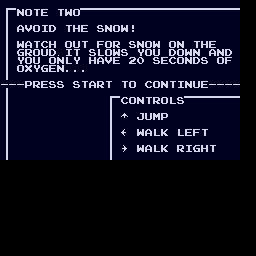

This game map was drawn from its Tiled (.tmx) file and the tilesets committed beside it. A one-line description and the full map source follow:
An orthogonal 32x32 tile map with 8x8 px tiles, 1 tile layer (Tile Layer 1), 2 tilesets.

<map version="1.10" tiledversion="1.11.2" orientation="orthogonal" renderorder="right-down" width="32" height="32" tilewidth="8" tileheight="8" infinite="0" nextlayerid="2" nextobjectid="1">
 <editorsettings>
  <export target="gameInstructions3.c" format="gba" />
 </editorsettings>
 <tileset firstgid="1" source="dialogueFont.tsx" />
 <tileset firstgid="1025" source="foreground.tsx" />
 <layer id="1" name="Tile Layer 1" width="32" height="32">
  <data encoding="csv">
258,258,258,258,258,258,258,258,258,258,258,258,258,258,258,258,258,258,258,258,258,258,258,258,258,258,258,258,258,258,0,0,
293,232,129,130,135,101,258,135,138,130,232,232,232,232,231,231,231,231,231,231,231,231,231,231,231,231,231,231,231,231,0,0,
293,258,258,258,258,258,258,258,258,258,258,258,258,258,258,258,258,258,258,258,258,258,258,258,258,258,258,258,258,258,0,0,
293,258,97,137,130,105,100,226,135,104,101,226,134,129,130,138,168,226,226,226,258,226,226,226,226,226,226,226,258,258,0,0,
293,258,225,226,225,225,225,225,225,225,225,225,225,225,225,225,225,225,258,226,226,226,226,226,226,226,258,258,258,258,0,0,
293,258,138,97,135,99,104,226,130,136,135,226,102,130,133,226,134,129,130,138,226,130,129,258,135,104,101,258,258,258,0,0,
293,258,103,133,130,136,100,162,105,135,290,134,108,130,138,134,226,140,130,136,290,100,130,138,129,290,97,129,100,258,0,0,
293,226,140,130,136,290,130,129,108,140,227,104,97,137,101,230,67,65,230,134,101,99,130,129,100,134,226,130,102,226,0,0,
293,290,130,139,140,103,101,129,166,166,166,290,290,290,225,225,225,290,290,290,290,290,290,290,290,290,290,290,290,258,0,0,
293,290,290,290,290,290,290,290,290,290,290,290,290,290,290,290,290,290,290,290,290,290,290,290,290,290,290,290,290,258,0,0,
39,39,39,131,133,101,134,134,225,134,135,97,133,135,225,135,130,225,99,130,129,135,105,129,136,101,39,39,39,39,0,0,
293,290,290,290,290,290,290,290,290,290,290,290,290,290,290,290,290,290,290,290,290,290,290,290,290,290,290,290,290,273,0,0,
293,290,290,290,290,290,290,290,290,290,290,290,290,293,232,99,130,129,135,133,130,108,134,232,232,232,232,232,232,232,0,0,
293,290,290,290,290,290,290,290,290,290,290,290,290,293,290,290,290,290,290,290,290,290,290,290,290,290,290,290,290,273,0,0,
293,290,290,290,290,290,290,290,290,290,290,290,290,293,290,5,258,106,136,109,131,258,258,258,258,258,258,258,258,258,0,0,
293,290,290,290,290,290,290,290,290,290,290,290,290,293,290,258,290,290,290,290,290,258,258,258,258,258,258,258,258,258,0,0,
293,290,290,290,290,290,290,290,290,290,290,290,290,293,290,6,258,138,97,108,107,258,108,101,102,135,258,258,258,258,0,0,
293,290,290,290,290,290,290,290,290,290,290,290,290,293,290,258,258,258,258,258,258,258,258,258,258,258,258,258,258,258,0,0,
293,290,290,290,290,290,290,290,290,290,290,290,290,293,290,4,290,138,97,108,107,258,133,105,103,104,135,290,290,290,0,0,
293,273,273,273,273,273,273,273,273,273,273,273,273,293,273,273,273,273,273,273,273,273,273,273,273,273,273,273,273,273,0,0,
0,0,0,0,0,0,0,0,0,0,0,0,0,0,0,0,0,0,0,0,0,0,0,0,0,0,0,0,0,0,0,0,
0,0,0,0,0,0,0,0,0,0,0,0,0,0,0,0,0,0,0,0,0,0,0,0,0,0,0,0,0,0,0,0,
0,0,0,0,0,0,0,0,0,0,0,0,0,0,0,0,0,0,0,0,0,0,0,0,0,0,0,0,0,0,0,0,
0,0,0,0,0,0,0,0,0,0,0,0,0,0,0,0,0,0,0,0,0,0,0,0,0,0,0,0,0,0,0,0,
0,0,0,0,0,0,0,0,0,0,0,0,0,0,0,0,0,0,0,0,0,0,0,0,0,0,0,0,0,0,0,0,
0,0,0,0,0,0,0,0,0,0,0,0,0,0,0,0,0,0,0,0,0,0,0,0,0,0,0,0,0,0,0,0,
0,0,0,0,0,0,0,0,0,0,0,0,0,0,0,0,0,0,0,0,0,0,0,0,0,0,0,0,0,0,0,0,
0,0,0,0,0,0,0,0,0,0,0,0,0,0,0,0,0,0,0,0,0,0,0,0,0,0,0,0,0,0,0,0,
0,0,0,0,0,0,0,0,0,0,0,0,0,0,0,0,0,0,0,0,0,0,0,0,0,0,0,0,0,0,0,0,
0,0,0,0,0,0,0,0,0,0,0,0,0,0,0,0,0,0,0,0,0,0,0,0,0,0,0,0,0,0,0,0,
0,0,0,0,0,0,0,0,0,0,0,0,0,0,0,0,0,0,0,0,0,0,0,0,0,0,0,0,0,0,0,0,
0,0,0,0,0,0,0,0,0,0,0,0,0,0,0,0,0,0,0,0,0,0,0,0,0,0,0,0,0,0,0,0
</data>
 </layer>
</map>
